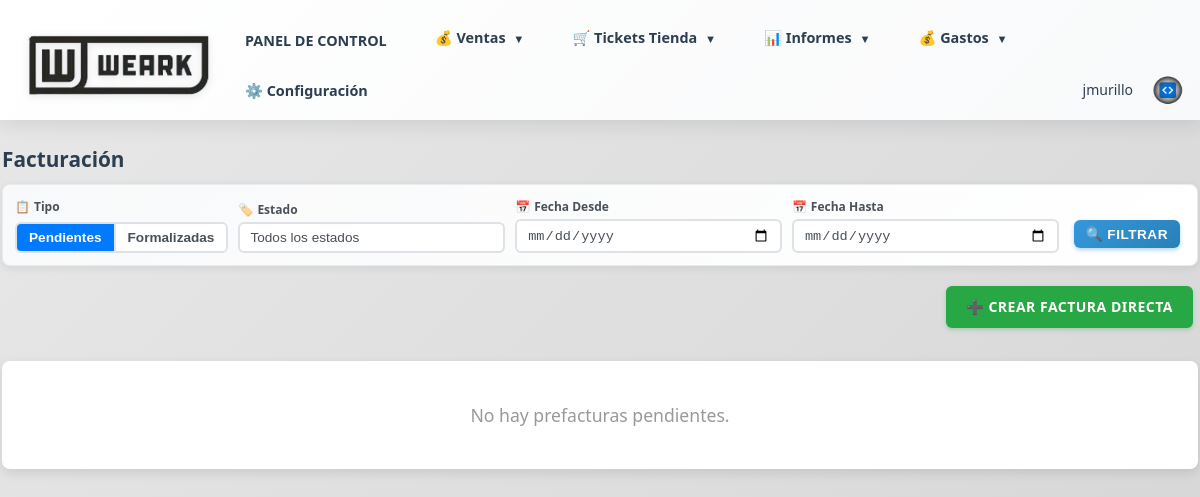
/facturacion (signed in), run on an earlier commit of the app's database.
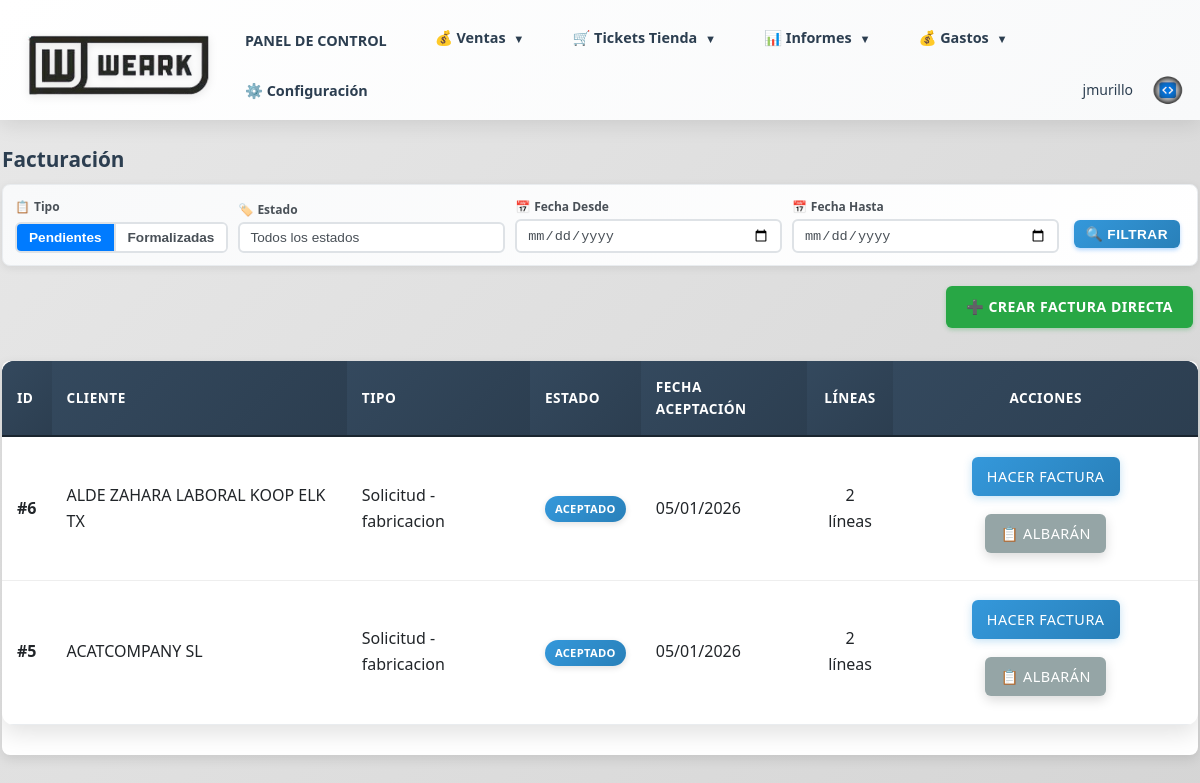
And on a later commit of the database.
### models.py (models this page shows, shortened)
class Presupuesto(db.Model):
    __tablename__ = 'presupuestos'
    id = db.Column(db.Integer, primary_key=True)
    numero_solicitud = db.Column(db.String(10), unique=True, nullable=True)
    comercial_id = db.Column(db.Integer, db.ForeignKey('comerciales.id'), nullable=False)
    cliente_id = db.Column(db.Integer, db.ForeignKey('clientes.id'), nullable=False)
    tipo_pedido = db.Column(db.String(50), nullable=False)  # confeccion, bordado, serigrafia, sublimacion, varios
    estado = db.Column(db.String(50), nullable=False, default='presupuesto')  # presupuesto, rechazado, aceptado, mockup, en preparacion, revision y empaquetado, entregado al cliente
    subestado = db.Column(db.String(50), nullable=True)  # Para mockup: encargado a, REVISIÓN CLIENTE, CAMBIOS 1, CAMBIOS 2, RECHAZADO, aceptado. Para en preparacion: hacer marcada, imprimir, calandra, corte, confeccion, sublimacion, bordado
    fecha_limite_mockup = db.Column(db.Date, nullable=True)
    mockup_encargado_a_id = db.Column(db.Integer, db.ForeignKey('usuarios.id'), nullable=True)
    marcada_encargado_a_id = db.Column(db.Integer, db.ForeignKey('usuarios.id'), nullable=True)
    forma_pago = db.Column(db.Text)
    imagen_diseno = db.Column(db.String(255))
    imagen_portada = db.Column(db.String(255))  # Imagen de portada (primera página)
    imagen_adicional_1 = db.Column(db.String(255))  # Imagen adicional 1 (segunda página)
    descripcion_imagen_1 = db.Column(db.Text)  # Descripción de imagen adicional 1
    imagen_adicional_2 = db.Column(db.String(255))  # Imagen adicional 2 (segunda página)
    descripcion_imagen_2 = db.Column(db.Text)  # Descripción de imagen adicional 2
    imagen_adicional_3 = db.Column(db.String(255))  # Imagen adicional 3 (segunda página)
    descripcion_imagen_3 = db.Column(db.Text)  # Descripción de imagen adicional 3
    imagen_adicional_4 = db.Column(db.String(255))  # Imagen adicional 4 (segunda página)
    descripcion_imagen_4 = db.Column(db.Text)  # Descripción de imagen adicional 4
    imagen_adicional_5 = db.Column(db.String(255))  # Imagen adicional 5 (segunda página)
    descripcion_imagen_5 = db.Column(db.Text)  # Descripción de imagen adicional 5
    seguimiento = db.Column(db.Text)
    tipo_producto = db.Column(db.String(200), nullable=False)  # Tipo de producto
    colores_principales = db.Column(db.String(200), nullable=False)  # Colores principales
    colores_secundarios = db.Column(db.String(200), nullable=False)  # Colores secundarios
    ubicacion_logo = db.Column(db.String(200), nullable=False)  # Ubicación del logo
    referencias_web = db.Column(db.Text, nullable=False)  # Referencias web
    datos_adicionales = db.Column(db.Text, nullable=False)  # Datos/Info adicional
    fecha_presupuesto = db.Column(db.Date)  # Fecha cuando se marcó como presupuesto (usa fecha_creacion si no existe)
    fecha_aceptado = db.Column(db.Date)  # Fecha cuando se aceptó
    fecha_mockup = db.Column(db.Date)  # Fecha cuando entró en estado mockup
    fecha_en_preparacion = db.Column(db.Date)  # Fecha cuando se marcó como en preparación
    fecha_terminado = db.Column(db.Date)  # Fecha cuando se marcó como terminado
    fecha_entregado_cliente = db.Column(db.Date)  # Fecha cuando se entregó al cliente
    fecha_diseno = db.Column(db.Date)  # Deprecated
    fecha_diseno_finalizado = db.Column(db.Date)  # Deprecated
    fecha_todo_listo = db.Column(db.Date)  # Deprecated
    fecha_enviado = db.Column(db.Date)  # Deprecated
    fecha_rechazado = db.Column(db.Date)  # Deprecated
    fecha_aceptacion = db.Column(db.Date)  # Alias de fecha_aceptado para compatibilidad
    fecha_objetivo = db.Column(db.Date)  # Fecha objetivo de entrega (deprecated, usar fecha_objetivo_25 y fecha_objetivo_17)
    fecha_objetivo_25 = db.Column(db.Date)  # Fecha objetivo de 25 días hábiles desde aceptación del mockup
    fecha_objetivo_17 = db.Column(db.Date)  # Fecha objetivo de 17 días hábiles desde aceptación del mockup
    fecha_entrega_trabajo = db.Column(db.Date)
    fecha_envio_taller = db.Column(db.Date)
    fecha_entrega_bordados = db.Column(db.Date)
    fecha_entrega_cliente = db.Column(db.Date)
    fecha_pendiente_enviar = db.Column(db.Date)  # Deprecated: usar fecha_presupuesto
    fecha_envio = db.Column(db.Date)  # Deprecated: usar fecha_enviado
    fecha_respuesta = db.Column(db.Date)  # Deprecated: usar fecha_aceptado o fecha_rechazado
    fecha_creacion = db.Column(db.DateTime, default=datetime.utcnow)
    lineas = db.relationship('LineaPresupuesto', backref='presupuesto', lazy=True, cascade='all, delete-orphan')
    mockup_encargado_a = db.relationship('Usuario', foreign_keys=[mockup_encargado_a_id], backref='mockups_encargados')
    marcada_encargado_a = db.relationship('Usuario', foreign_keys=[marcada_encargado_a_id], backref='marcadas_encargadas')

class Cliente(db.Model, UserMixin):
    __tablename__ = 'clientes'
    id = db.Column(db.Integer, primary_key=True)
    nombre = db.Column(db.String(200), nullable=False)
    alias = db.Column(db.String(200))  # Alias o nombre alternativo
    nif = db.Column(db.String(20))  # NIF/CIF del cliente
    direccion = db.Column(db.Text)
    poblacion = db.Column(db.String(100))  # Población
    provincia = db.Column(db.String(100))  # Provincia
    codigo_postal = db.Column(db.String(10))  # Código Postal
    pais = db.Column(db.String(100), default='España')  # País
    telefono = db.Column(db.String(50))  # Teléfono fijo
    movil = db.Column(db.String(50))  # Teléfono móvil
    email = db.Column(db.String(100))  # Email general (mantener para compatibilidad)
    email_general = db.Column(db.String(100))  # Email general
    email_comunicaciones = db.Column(db.String(100))  # Email para avisos de estados
    categoria = db.Column(db.String(50))  # Categoría antigua (mantener para compatibilidad)
    categoria_id = db.Column(db.Integer, db.ForeignKey('categorias_cliente.id'), nullable=True)  # Nueva categoría desde tabla
    personas_contacto = db.Column(db.Text)  # Personas de contacto
    anotaciones = db.Column(db.Text)  # Anotaciones adicionales
    numero_cuenta = db.Column(db.String(29))  # Número de cuenta bancaria (24 dígitos con guiones: XXXX-XXXX-XXXX-XXXX-XXXX-XXXX)
    usuario_web = db.Column(db.String(80), unique=True, nullable=True)  # Usuario para acceso web
    password_hash = db.Column(db.String(255), nullable=True)  # Contraseña hash
    fecha_creacion = db.Column(db.DateTime, default=datetime.utcnow)
    fecha_alta = db.Column(db.Date)  # Fecha de alta del cliente
    ultimo_acceso = db.Column(db.DateTime)
    comercial_id = db.Column(db.Integer, db.ForeignKey('comerciales.id'), nullable=True)
    comercial = db.relationship('Comercial', backref='clientes_asignados', lazy=True)
    pedidos = db.relationship('Pedido', backref='cliente', lazy=True)
    presupuestos = db.relationship('Presupuesto', backref='cliente', lazy=True)
    direcciones_envio = db.relationship('DireccionEnvio', backref='cliente', lazy=True, cascade='all, delete-orphan')
    personas_contacto_list = db.relationship('PersonaContacto', backref='cliente', lazy=True, cascade='all, delete-orphan')

### routes/facturacion.py (the view, shortened to what this page needs)
@facturacion_bp.route('/facturacion')
@login_required
@not_usuario_required
def facturacion():
    tipo_vista = request.args.get('tipo_vista', 'pendientes')
    estado_filtro = request.args.get('estado', '')
    fecha_desde = request.args.get('fecha_desde', '')
    fecha_hasta = request.args.get('fecha_hasta', '')
    prefacturas = []
    facturas = []
    if tipo_vista == 'pendientes':
        presupuestos_con_factura_ids = [f.presupuesto_id for f in Factura.query.with_entities(Factura.presupuesto_id).filter(Factura.presupuesto_id.isnot(None)).all()]
        query_solicitudes = Presupuesto.query.filter(Presupuesto.estado == 'aceptado')
        if presupuestos_con_factura_ids:
            query_solicitudes = query_solicitudes.filter(not_(Presupuesto.id.in_(presupuestos_con_factura_ids)))
        if estado_filtro:
            query_solicitudes = query_solicitudes.filter(Presupuesto.estado == estado_filtro)
        if fecha_desde:
            try:
                fecha_desde_obj = datetime.strptime(fecha_desde, '%Y-%m-%d').date()
                query_solicitudes = query_solicitudes.filter(Presupuesto.fecha_creacion >= datetime.combine(fecha_desde_obj, datetime.min.time()))
            except ValueError:
                pass
        if fecha_hasta:
            try:
                fecha_hasta_obj = datetime.strptime(fecha_hasta, '%Y-%m-%d').date()
                query_solicitudes = query_solicitudes.filter(Presupuesto.fecha_creacion <= datetime.combine(fecha_hasta_obj, datetime.max.time()))
            except ValueError:
                pass
        solicitudes = query_solicitudes.order_by(Presupuesto.id.desc()).all()
        prefacturas = list(solicitudes)
        prefacturas.sort(key=lambda x: x.fecha_creacion if x.fecha_creacion else datetime.min, reverse=True)
        estados_presupuestos = db.session.query(Presupuesto.estado).distinct().all()
        estados_list = list(set([estado[0] for estado in estados_presupuestos if estado[0]]))
    return render_template('facturacion.html',
                         prefacturas=prefacturas,
                         facturas=facturas,
                         estados=estados_list,
                         tipo_vista=tipo_vista,
                         estado_filtro=estado_filtro,
                         fecha_desde=fecha_desde,
                         fecha_hasta=fecha_hasta)

### app.py (called while the page is built)
@login_manager.user_loader
def load_user(user_id):
    from models import Usuario, Cliente
    if user_id.startswith('cliente_'):
        cliente_id = int(user_id.replace('cliente_', ''))
        cliente = Cliente.query.get(cliente_id)
        if cliente and cliente.tiene_acceso_web():
            return cliente
        return None
    else:
        return Usuario.query.get(int(user_id))

### models.py (called while the page is built)
    def is_supervisor(self):
        return self.rol == 'supervisor'

### utils/auth.py (called while the page is built)
def not_usuario_required(f):
    @wraps(f)
    def decorated_function(*args, **kwargs):
        if not current_user.is_authenticated:
            flash('Debes iniciar sesión para acceder a esta página', 'error')
            return redirect(url_for('auth.login'))
        if current_user.rol == 'usuario':
            flash('No tienes permisos para acceder a esta página', 'error')
            return redirect(url_for('index.index'))
        return f(*args, **kwargs)
    return decorated_function

### templates/facturacion.html (shortened to what the changed rows need)
{% extends "base.html" %}
{% block content %}
<h2 style="margin: 0 0 8px 0; padding-bottom: 0; font-size: 1.3rem;">Facturación</h2>
{% if tipo_vista == 'pendientes' %}
{% if prefacturas %}
<div class="table-container" style="background: white; border-radius: 8px; box-shadow: 0 4px 12px rgba(0,0,0,0.1); overflow: hidden; margin-bottom: 40px;">
    <table style="width: 100%; border-collapse: collapse;">
        <thead>
            <tr style="background: linear-gradient(135deg, #34495e 0%, #2c3e50 100%); border-bottom: 2px solid #1a252f;">
                <th style="padding: 15px; text-align: left; color: #ffffff; font-weight: 600;">ID</th>
                <th style="padding: 15px; text-align: left; color: #ffffff; font-weight: 600;">Cliente</th>
                <th style="padding: 15px; text-align: left; color: #ffffff; font-weight: 600;">Tipo</th>
                <th style="padding: 15px; text-align: left; color: #ffffff; font-weight: 600;">Estado</th>
                <th style="padding: 15px; text-align: left; color: #ffffff; font-weight: 600;">Fecha Aceptación</th>
                <th style="padding: 15px; text-align: center; color: #ffffff; font-weight: 600;">Líneas</th>
                <th style="padding: 15px; text-align: center; color: #ffffff; font-weight: 600;">Acciones</th>
            </tr>
        </thead>
        <tbody>
            {% for prefactura in prefacturas %}
            {% set es_solicitud = prefactura.__class__.__name__ == 'Presupuesto' %}
            <tr class="pedido-row" style="border-bottom: 1px solid #e9ecef; transition: all 0.3s ease;">
                <td style="padding: 15px; color: #212529; font-weight: 600;">#{{ prefactura.id }}</td>
                <td style="padding: 15px; color: #212529; font-weight: 500;">
                    {{ prefactura.cliente.nombre if prefactura.cliente else 'N/A' }}
                </td>
                <td style="padding: 15px; color: #212529;">
                    {% if es_solicitud %}
                        Solicitud - {{ prefactura.tipo_pedido if prefactura.tipo_pedido else 'N/A' }}
                    {% else %}
                        {{ prefactura.tipo_pedido }}
                    {% endif %}
                </td>
                <td style="padding: 15px;">
                    <span class="badge badge-estado-{{ prefactura.estado.lower()|replace(' ', '-')|replace('ó', 'o')|replace('í', 'i')|replace('é', 'e') }}">
                        {{ prefactura.estado }}
                    </span>
                </td>
                <td style="padding: 15px; color: #212529;">
                    {% if es_solicitud %}
                        {% if prefactura.fecha_aceptado %}
                            {{ prefactura.fecha_aceptado.strftime('%d/%m/%Y') }}
                        {% else %}
                            <span style="color: #999;">-</span>
                        {% endif %}
                    {% else %}
                        {% if prefactura.fecha_aceptacion %}
                            {{ prefactura.fecha_aceptacion.strftime('%d/%m/%Y') }}
                        {% else %}
                            <span style="color: #999;">-</span>
                        {% endif %}
                    {% endif %}
                </td>
                <td style="padding: 15px; text-align: center; color: #212529;">
                    {{ prefactura.lineas|length }} línea{{ 's' if prefactura.lineas|length != 1 else '' }}
                </td>
                <td style="padding: 15px; text-align: center;">
                    {% if es_solicitud %}
                        <a href="{{ url_for('facturacion.ver_factura_solicitud', presupuesto_id=prefactura.id) }}"
                           class="btn btn-info"
                           style="padding: 8px 15px; font-size: 0.9rem; text-decoration: none; display: inline-block; margin-right: 5px;">
                            Hacer Factura
                        </a>
                        <a href="{{ url_for('solicitudes.descargar_albaran_solicitud', solicitud_id=prefactura.id) }}"
                           class="btn btn-secondary"
                           style="padding: 8px 15px; font-size: 0.9rem; text-decoration: none; display: inline-block;"
                           target="_blank">
                            📋 Albarán
                        </a>
                    {% endif %}
                </td>
            </tr>
            {% endfor %}
        </tbody>
    </table>
</div>
{% else %}
<div style="background: white; border-radius: 8px; padding: 40px; text-align: center; box-shadow: 0 4px 12px rgba(0,0,0,0.1); margin-bottom: 40px;">
    <p style="color: #999; font-size: 1.1rem; margin: 0;">No hay prefacturas pendientes.</p>
</div>
{% endif %}
{% endif %}
{% endblock %}

What changed in the data, as far as the page shows it:
added Presupuesto: id "6", cliente "ALDE ZAHARA LABORAL KOOP ELK TX", tipo_pedido "fabricacion", estado "ACEPTADO", fecha_aceptado "05/01/2026", lineas|length "2", lineas "s"
added Presupuesto: id "5", cliente "ACATCOMPANY SL", tipo_pedido "fabricacion", estado "ACEPTADO", fecha_aceptado "05/01/2026", lineas|length "2", lineas "s"
Also different on the page:
text no longer shown: "No hay prefacturas pendientes."
text now shown: "ID CLIENTE TIPO ESTADO FECHA ACEPTACIÓN LÍNEAS ACCIONES"
